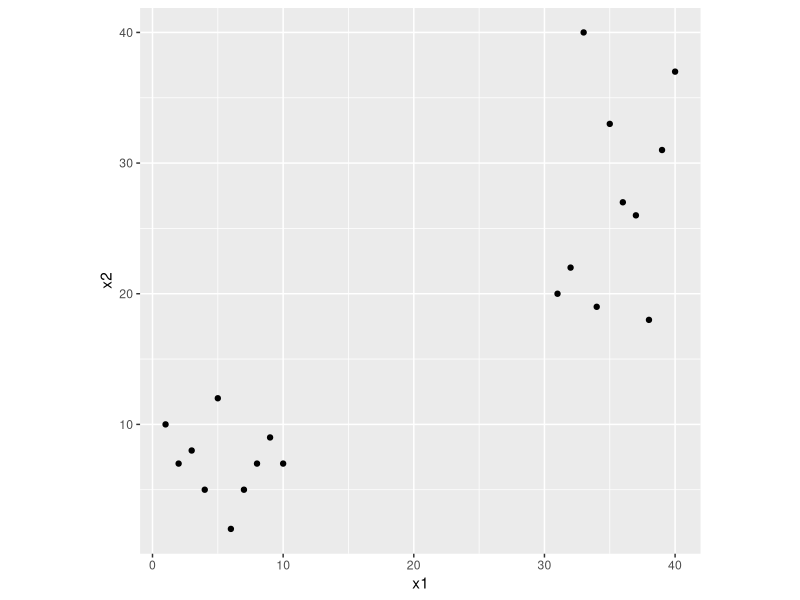
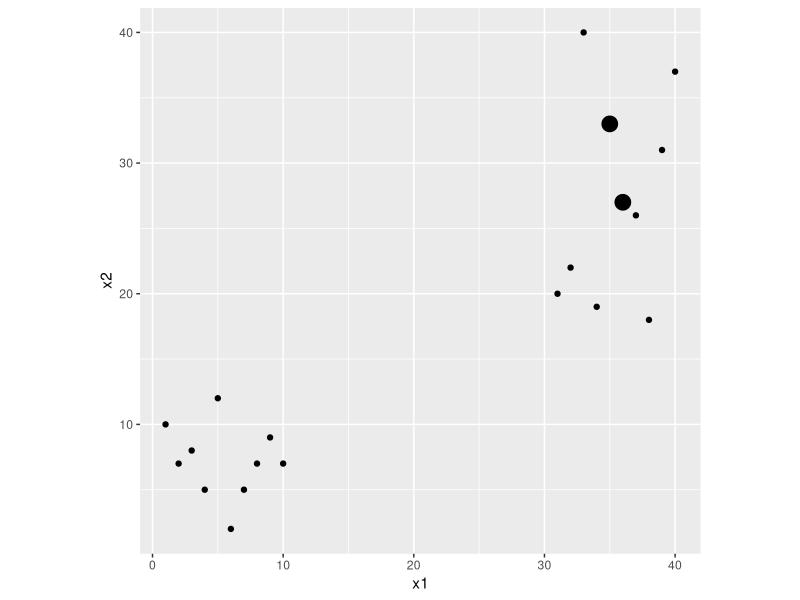
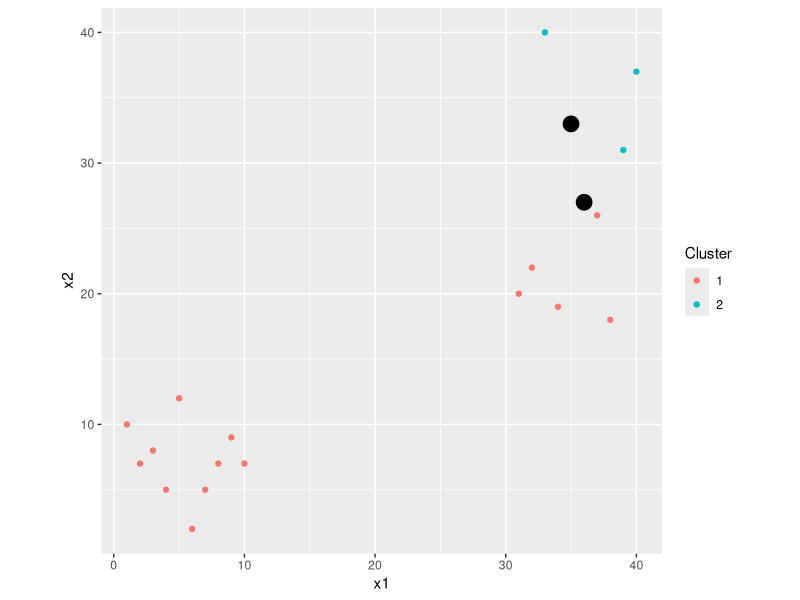
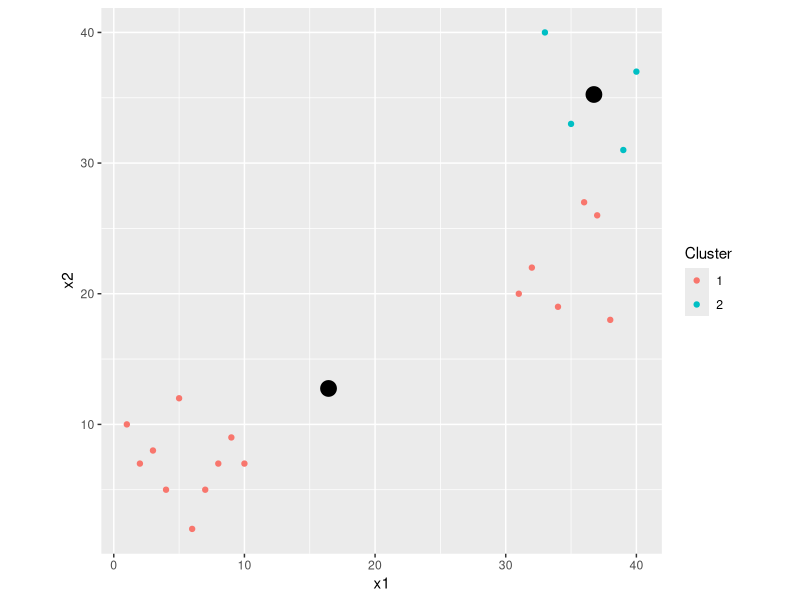
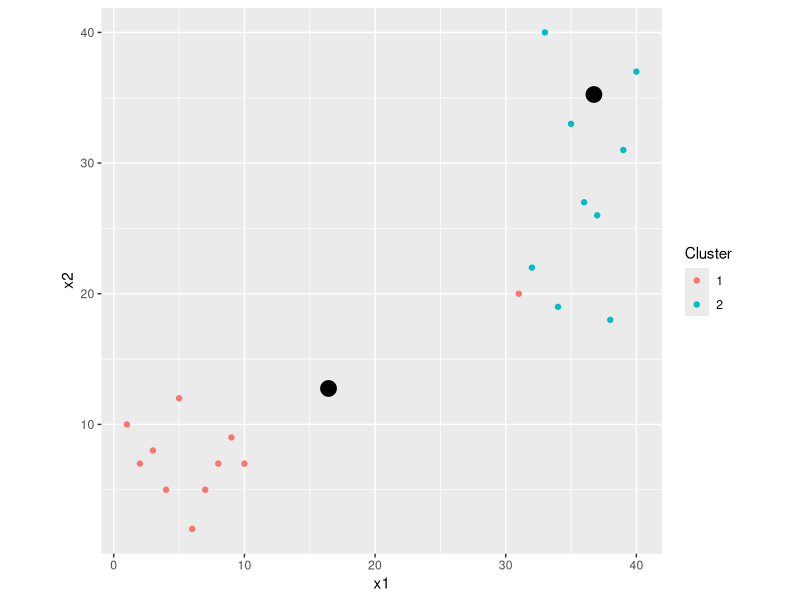
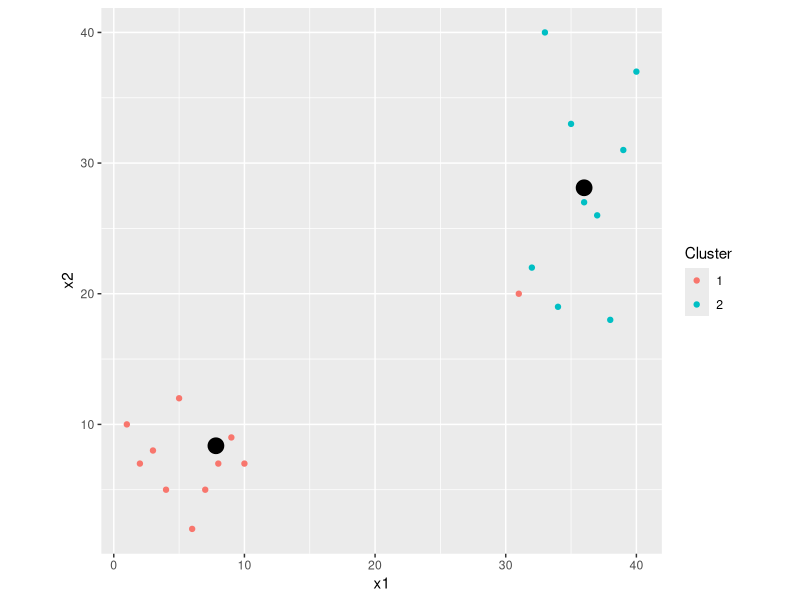
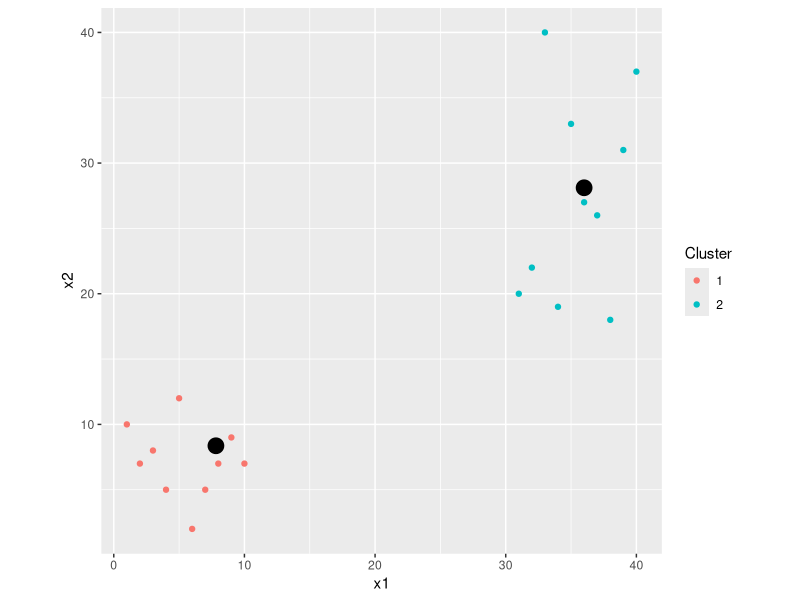
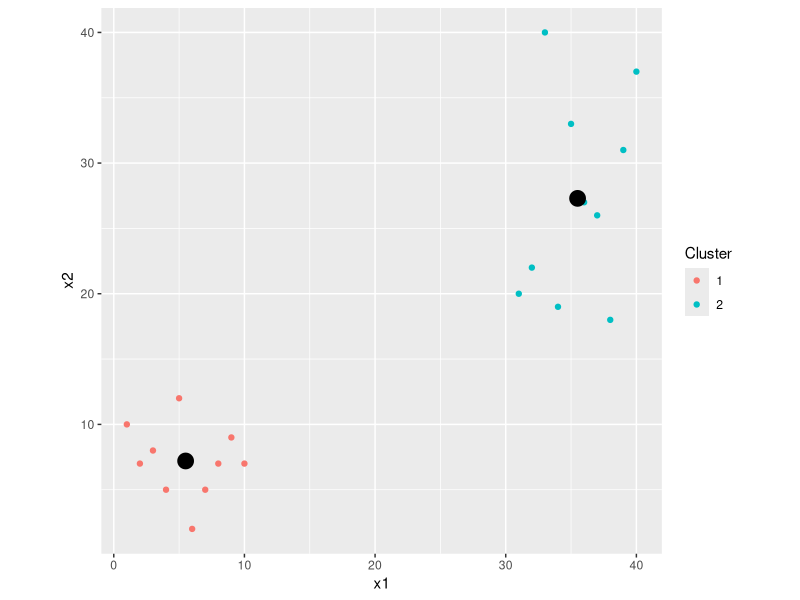

Write the R code that produced these figures, in order.
## ---- chunk 1
knitr::opts_chunk$set(echo = FALSE, message = FALSE, warning = FALSE)
## ---- chunk 2
library(tidyverse)
library(ggplot2)

euc.dist = function(x1, x2){sqrt(sum((x1 - x2) ^ 2))}

# Use this example for non-unique solution
# d1 = as_tibble(data.frame(
#   x1 = c(1, 2, 3, 4, 15, 10, 11, 11, 12, 15, 11, 10, 20, 30, 25, 22, 29, 20, 31, 44, 17, 18, 19, 20), 
#   x2 = c(5, 6, 8, 8, 4,  20, 22, 27, 30, 23, 10, 15, 33, 44, 19, 14, 19, 22, 19, 20, 44, 11, 22, 37)))

d1 = as_tibble(data.frame(
  x1 = c(1:10, 31:40), 
  x2 = c(10, 7, 8, 5, 12, 2, 5, 7, 9, 7, 20, 22, 40, 19, 33, 27, 26, 18, 31, 37)))


ggplot(data = d1)+
  geom_point(aes(x=x1, y=x2))+ 
  coord_fixed()
## ---- chunk 3
set.seed(2023)
#set.seed(2022)
i = sample(c(1:nrow(d1)), 2)

centroid1 = d1[i[1],]
centroid2 = d1[i[2],]
centroid = rbind(centroid1, centroid2)

ggplot(data = d1)+
  geom_point(aes(x=x1, y=x2))+
  geom_point(data = centroid, aes(x=x1, y=x2), size = 5)+ 
  coord_fixed()
## ---- chunk 4

d1$Distance_to_centroid_1 = apply(d1, 1, euc.dist, x2 = centroid1)
d1$Distance_to_centroid_2 = apply(d1, 1, euc.dist, x2 = centroid2)

d1$Cluster = as.factor(as.numeric(d1$Distance_to_centroid_1 > d1$Distance_to_centroid_2 )+1)

ggplot(data = d1)+
  geom_point(aes(x=x1, y=x2, color = Cluster))+
  geom_point(data = centroid, aes(x=x1, y=x2), size = 5)+ 
  coord_fixed()
## ---- chunk 5
centroid = d1 %>% select(x1, x2, Cluster) %>% group_by(Cluster) %>% summarise_all(mean)

centroid1 = centroid[1,] %>% select(x1, x2)
centroid2 = centroid[2,] %>% select(x1, x2)

ggplot(data = d1)+
  geom_point(aes(x=x1, y=x2, color = Cluster))+
  geom_point(data = centroid, aes(x=x1, y=x2), size = 5)+ 
  coord_fixed()
## ---- chunk 6
d1 = d1 %>% select(x1, x2)

d1$Distance_to_centroid_1 = apply(d1, 1, euc.dist, x2 = centroid1)
d1$Distance_to_centroid_2 = apply(d1, 1, euc.dist, x2 = centroid2)

d1$Cluster = as.factor(as.numeric(d1$Distance_to_centroid_1 > d1$Distance_to_centroid_2 )+1)


ggplot(data = d1)+
  geom_point(aes(x=x1, y=x2, color = Cluster))+
  geom_point(data = centroid, aes(x=x1, y=x2), size = 5)+ 
  coord_fixed()
## ---- chunk 7
centroid = d1 %>% select(x1, x2, Cluster) %>% group_by(Cluster) %>% summarise_all(mean)

centroid1 = centroid[1,] %>% select(x1, x2)
centroid2 = centroid[2,] %>% select(x1, x2)

ggplot(data = d1)+
  geom_point(aes(x=x1, y=x2, color = Cluster))+
  geom_point(data = centroid, aes(x=x1, y=x2), size = 5)+ 
  coord_fixed()
## ---- chunk 8
d1 = d1 %>% select(x1, x2)

d1$Distance_to_centroid_1 = apply(d1, 1, euc.dist, x2 = centroid1)
d1$Distance_to_centroid_2 = apply(d1, 1, euc.dist, x2 = centroid2)

d1$Cluster = as.factor(as.numeric(d1$Distance_to_centroid_1 > d1$Distance_to_centroid_2 )+1)


ggplot(data = d1)+
  geom_point(aes(x=x1, y=x2, color = Cluster))+
  geom_point(data = centroid, aes(x=x1, y=x2), size = 5)+ 
  coord_fixed()
## ---- chunk 9
centroid = d1 %>% select(x1, x2, Cluster) %>% group_by(Cluster) %>% summarise_all(mean)

centroid1 = centroid[1,] %>% select(x1, x2)
centroid2 = centroid[2,] %>% select(x1, x2)

ggplot(data = d1)+
  geom_point(aes(x=x1, y=x2, color = Cluster))+
  geom_point(data = centroid, aes(x=x1, y=x2), size = 5)+ 
  coord_fixed()
## ---- chunk 10
d1 = d1 %>% select(x1, x2)

d1$Distance_to_centroid_1 = apply(d1, 1, euc.dist, x2 = centroid1)
d1$Distance_to_centroid_2 = apply(d1, 1, euc.dist, x2 = centroid2)

d1$Cluster = as.factor(as.numeric(d1$Distance_to_centroid_1 > d1$Distance_to_centroid_2 )+1)


ggplot(data = d1)+
  geom_point(aes(x=x1, y=x2, color = Cluster))+
  geom_point(data = centroid, aes(x=x1, y=x2), size = 5)+ 
  coord_fixed()
## ---- chunk 11
centroid = d1 %>% select(x1, x2, Cluster) %>% group_by(Cluster) %>% summarise_all(mean)

centroid1 = centroid[1,] %>% select(x1, x2)
centroid2 = centroid[2,] %>% select(x1, x2)

ggplot(data = d1)+
  geom_point(aes(x=x1, y=x2, color = Cluster))+
  geom_point(data = centroid, aes(x=x1, y=x2), size = 5)+ 
  coord_fixed()
## ---- chunk 12
d1 = d1 %>% select(x1, x2)

d1$Distance_to_centroid_1 = apply(d1, 1, euc.dist, x2 = centroid1)
d1$Distance_to_centroid_2 = apply(d1, 1, euc.dist, x2 = centroid2)

d1$Cluster = as.factor(as.numeric(d1$Distance_to_centroid_1 > d1$Distance_to_centroid_2 )+1)


ggplot(data = d1)+
  geom_point(aes(x=x1, y=x2, color = Cluster))+
  geom_point(data = centroid, aes(x=x1, y=x2), size = 5)+ 
  coord_fixed()
## ---- chunk 13
centroid = d1 %>% select(x1, x2, Cluster) %>% group_by(Cluster) %>% summarise_all(mean)

centroid1 = centroid[1,] %>% select(x1, x2)
centroid2 = centroid[2,] %>% select(x1, x2)

ggplot(data = d1)+
  geom_point(aes(x=x1, y=x2, color = Cluster))+
  geom_point(data = centroid, aes(x=x1, y=x2), size = 5)+ 
  coord_fixed()
## ---- chunk 14
d1 = d1 %>% select(x1, x2)

d1$Distance_to_centroid_1 = apply(d1, 1, euc.dist, x2 = centroid1)
d1$Distance_to_centroid_2 = apply(d1, 1, euc.dist, x2 = centroid2)

d1$Cluster = as.factor(as.numeric(d1$Distance_to_centroid_1 > d1$Distance_to_centroid_2 )+1)


ggplot(data = d1)+
  geom_point(aes(x=x1, y=x2, color = Cluster))+
  geom_point(data = centroid, aes(x=x1, y=x2), size = 5)+ 
  coord_fixed()
## ---- chunk 15
centroid = d1 %>% select(x1, x2, Cluster) %>% group_by(Cluster) %>% summarise_all(mean)

centroid1 = centroid[1,] %>% select(x1, x2)
centroid2 = centroid[2,] %>% select(x1, x2)

ggplot(data = d1)+
  geom_point(aes(x=x1, y=x2, color = Cluster))+
  geom_point(data = centroid, aes(x=x1, y=x2), size = 5)+ 
  coord_fixed()
## ---- chunk 16
d1 = d1 %>% select(x1, x2)

d1$Distance_to_centroid_1 = apply(d1, 1, euc.dist, x2 = centroid1)
d1$Distance_to_centroid_2 = apply(d1, 1, euc.dist, x2 = centroid2)

d1$Cluster = as.factor(as.numeric(d1$Distance_to_centroid_1 > d1$Distance_to_centroid_2 )+1)


ggplot(data = d1)+
  geom_point(aes(x=x1, y=x2, color = Cluster))+
  geom_point(data = centroid, aes(x=x1, y=x2), size = 5)+ 
  coord_fixed()
## ---- chunk 17
centroid = d1 %>% select(x1, x2, Cluster) %>% group_by(Cluster) %>% summarise_all(mean)

centroid1 = centroid[1,] %>% select(x1, x2)
centroid2 = centroid[2,] %>% select(x1, x2)

ggplot(data = d1)+
  geom_point(aes(x=x1, y=x2, color = Cluster))+
  geom_point(data = centroid, aes(x=x1, y=x2), size = 5)+ 
  coord_fixed()
## ---- chunk 18
d1 = d1 %>% select(x1, x2)

d1$Distance_to_centroid_1 = apply(d1, 1, euc.dist, x2 = centroid1)
d1$Distance_to_centroid_2 = apply(d1, 1, euc.dist, x2 = centroid2)

# Assigning points to centroids
d1$Cluster = as.factor(as.numeric(d1$Distance_to_centroid_1 > d1$Distance_to_centroid_2 )+1)


ggplot(data = d1)+
  geom_point(aes(x=x1, y=x2, color = Cluster))+
  geom_point(data = centroid, aes(x=x1, y=x2), size = 5)+ 
  coord_fixed()
## ---- chunk 19
centroid = d1 %>% select(x1, x2, Cluster) %>% group_by(Cluster) %>% summarise_all(mean)

centroid1 = centroid[1,] %>% select(x1, x2)
centroid2 = centroid[2,] %>% select(x1, x2)

ggplot(data = d1)+
  geom_point(aes(x=x1, y=x2, color = Cluster))+
  geom_point(data = centroid, aes(x=x1, y=x2), size = 5)+ 
  coord_fixed()
## ---- chunk 20
d1 = d1 %>% select(x1, x2)

d1$Distance_to_centroid_1 = apply(d1, 1, euc.dist, x2 = centroid1)
d1$Distance_to_centroid_2 = apply(d1, 1, euc.dist, x2 = centroid2)

d1$Cluster = as.factor(as.numeric(d1$Distance_to_centroid_1 > d1$Distance_to_centroid_2 )+1)


ggplot(data = d1)+
  geom_point(aes(x=x1, y=x2, color = Cluster))+
  geom_point(data = centroid, aes(x=x1, y=x2), size = 5)+ 
  coord_fixed()
## ---- chunk 21
knitr::kable(centroid)
## ---- chunk 22
x = c(1,2,3,4,5)
set.seed(1983)
y = sample(1:10, replace = TRUE, 5)
  
df <- data.frame(Cluster = c(1,2,1,1,2),
                 Point = LETTERS[1:5],
                 x = x,
                 y = y)
df = as_tibble(df)

library(knitr)
kable(df)

v = df %>% group_by(Cluster) %>% 
  summarise(varx = sum((x-mean(x))^2),
            vary = sum((y-mean(y))^2)) %>% 
  mutate(var = varx+vary) %>% 
  summarise(total = sum(var))
## ---- chunk 23
kable(df)
## ---- chunk 24
a = df %>% 
    group_by(Cluster) %>% 
    summarise(c_x = round(mean(x),2), c_y = round(mean(y),2))

df$C_1x = a$c_x[1]
df$C_1y = a$c_y[1]

df$C_2x = a$c_x[2]
df$C_2y = a$c_y[2]
kable(df)
## ---- chunk 25
df$dc1 = round(((df$x-df$C_1x)^2 + (df$y-df$C_1y)^2)^(1/2),2)
df$dc2 = round(((df$x-df$C_2x)^2 + (df$y-df$C_2y)^2)^(1/2),2)
kable(df)
## ---- chunk 26
df$min_distance = apply(data.frame(df$dc1, df$dc2),1, min)
df1 = df %>% select(-C_1x, -C_1y, -C_2x, -C_2y)
kable(df1)
## ---- chunk 27
df$New_Cluster = c(df$dc1>df$dc2)+1
df1 = df %>% select(-C_1x, -C_1y, -C_2x, -C_2y)
kable(df1)
## ---- chunk 28
v_new = df %>% group_by(New_Cluster) %>% 
  summarise(varx = sum((x-mean(x))^2),
            vary = sum((y-mean(y))^2)) %>% 
  mutate(var = varx+vary) %>% 
  summarise(total = sum(var))
